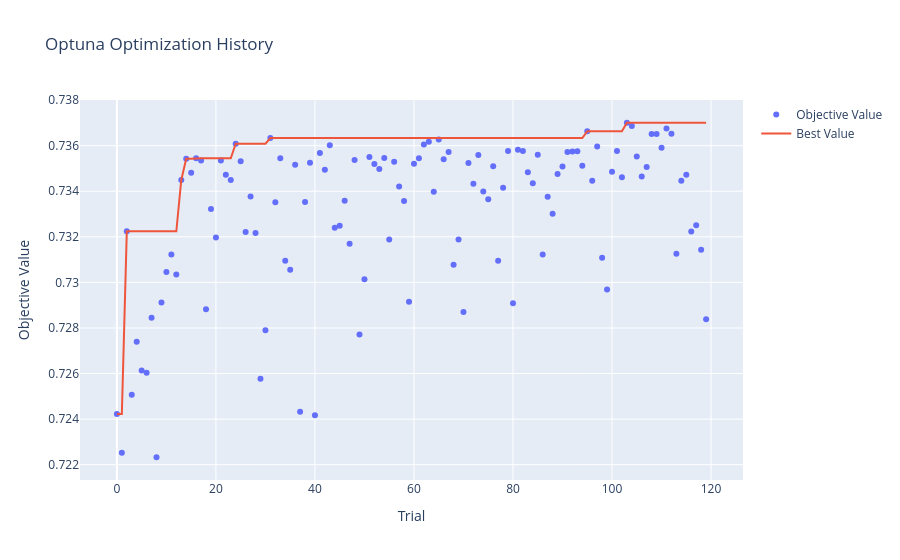

Notebook source saved alongside this figure:
### Code cell
# Optimization history
fig = plot_optimization_history(study)
fig.update_layout(title="Optuna Optimization History")
fig.show()

print("\n✓ Optimization history plotted")
